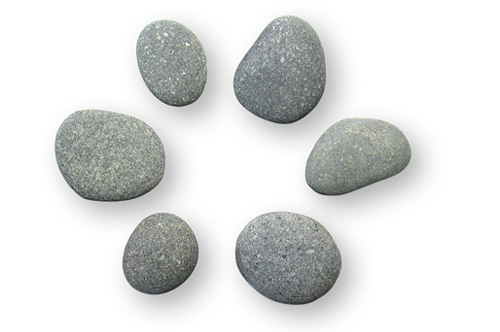
#> input picture CVBVP-Daten/OpenCV-08/Img08a.jpg, 500 x 332 px, found by its file name
$ python porg08.py
#> lines starting #> are read from the running program, lines starting #| are printed output that depends on the picture; after the words box and inside, x2 and y2 are one past the last pixel; in counts of white or black regions, pixels touching at a corner belong together
import cv2 as cv
import numpy as np

img08a = cv.imread("CVBVP-Daten/OpenCV-08/img08a.jpg")
#> img08a is the input picture: shape (332, 500, 3); mean B, G, R 222, 222.9, 221.6
img08b = cv.imread("CVBVP-Daten/OpenCV-08/img08b.jpg", cv.IMREAD_GRAYSCALE)
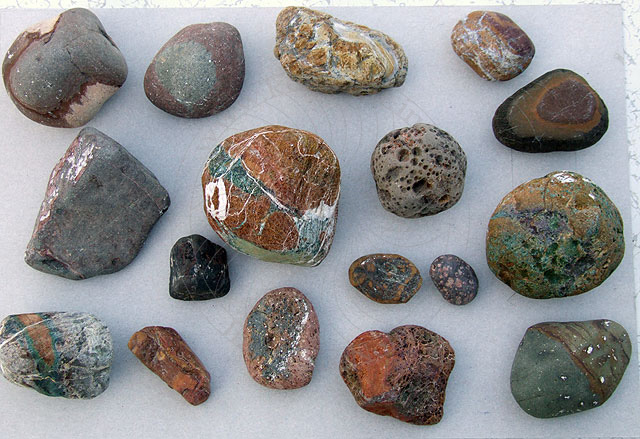
#> input picture CVBVP-Daten/OpenCV-08/Img08b.jpg, 640 x 439 px, found by its file name
#> img08b: shape (439, 640); min 0, max 255, mean 142.9


dilatation_size = 3
erosion_size = 2

cv.imshow("base", img08a)
cv.waitKey(0)
gray = cv.cvtColor(img08a, cv.COLOR_BGR2GRAY)
ret, thresh = cv.threshold(gray, 0, 255, cv.THRESH_BINARY_INV + cv.THRESH_OTSU)
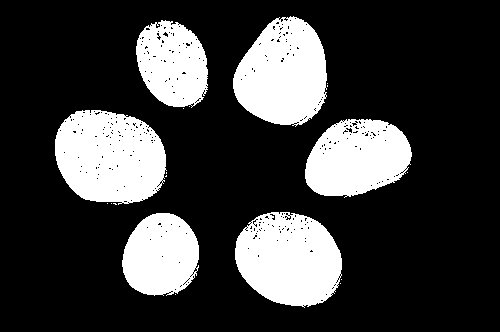
#> thresh: shape (332, 500); 23.9% white; 19 white regions (13 under 20 px), largest, box (x1, y1, x2, y2) and area: (55, 110, 167, 205) 8310, (235, 212, 342, 308) 7780, (233, 16, 327, 127) 7633, (305, 119, 412, 198) 6299, (122, 213, 199, 296) 4999, (136, 20, 208, 108) 4708
#> ret = 194
cv.imshow("thresh", thresh)
cv.waitKey(0)

# noise removal
kernel = np.ones((3, 3), np.uint8)
opening = cv.morphologyEx(thresh, cv.MORPH_OPEN, kernel, iterations=2)
#> opening: shape (332, 500); 22.7% white; 7 white regions, largest, box (x1, y1, x2, y2) and area: (55, 110, 166, 202) 7914, (233, 19, 327, 125) 7347, (235, 214, 342, 306) 7322
cv.imshow("opening", opening)
cv.waitKey(0)
# sure background area
element = cv.getStructuringElement(
    cv.MORPH_ELLIPSE,
    (2 * dilatation_size + 1, 2 * dilatation_size + 1),
    (dilatation_size, dilatation_size),
)
sure_bg = cv.dilate(thresh, element)
#> sure_bg: shape (332, 500); 27.8% white; 6 white regions, box (x1, y1, x2, y2) and area: (52, 107, 170, 208) 9540, (232, 209, 345, 311) 8946, (230, 13, 331, 130) 8761, (302, 116, 415, 201) 7378, (119, 210, 202, 299) 5853, (133, 17, 211, 112) 5704
cv.imshow("sure_bg", sure_bg)
cv.waitKey(0)
# Finding sure foreground area
element = cv.getStructuringElement(
    cv.MORPH_ELLIPSE,
    (2 * erosion_size + 1, 2 * erosion_size + 1),
    (erosion_size, erosion_size),
)

sure_fg = cv.erode(opening, element)
#> sure_fg: shape (332, 500); 18.7% white; 13 white regions (6 under 20 px), largest, box (x1, y1, x2, y2) and area: (57, 112, 164, 200) 6292, (237, 216, 340, 304) 6240, (235, 21, 325, 123) 6219
cv.imshow("sure_fg", sure_fg)
cv.waitKey(0)
# Finding unknown region
sure_fg = np.uint8(sure_fg)
unknown = cv.subtract(sure_bg, sure_fg)
#> unknown: shape (332, 500); 9.2% white; 73 white regions (38 under 20 px), largest, box (x1, y1, x2, y2) and area: (52, 107, 170, 208) 2578, (232, 209, 345, 311) 2433, (302, 116, 415, 201) 2275


# Marker labelling
ret, markers = cv.connectedComponents(sure_fg)
#> markers: shape (332, 500) int32; 14 distinct labels, from 0 to 13
#> ret = 14
# Add one to all labels so that sure background is not 0, but 1
markers = markers + 1
#> markers: shape (332, 500) int32; 14 distinct labels, from 1 to 14
# Now, mark the region of unknown with zero
markers[unknown == 255] = 0
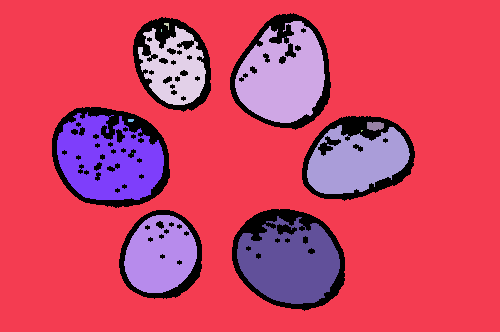
#> markers: shape (332, 500) int32; 15 distinct labels, from 0 to 14; one colour per label, 0 black

img08awater = img08a.copy()
markers = cv.watershed(img08awater, markers)
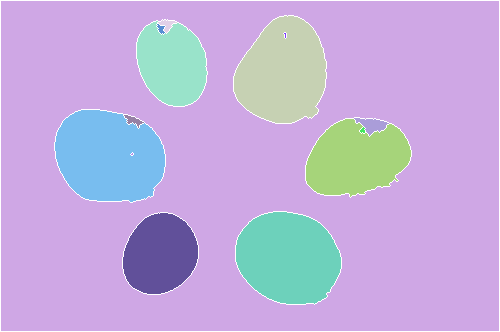
#> markers: shape (332, 500) int32; 15 distinct labels, from -1 to 14; one colour per label, 0 black, -1 white
img08awater[markers == -1] = [255, 0, 0]
#> img08awater: shape (332, 500, 3); 2.06% of pixels changed, all inside (x1, y1, x2, y2) = (0, 0, 500, 332)
cv.imshow("watershed", img08awater)
cv.waitKey(0)

### now finding contours
blurred = cv.blur(gray, (7, 7))
edges = cv.Canny(gray, 100, 200)
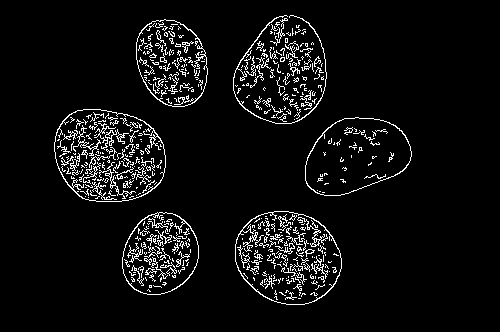
#> edges: shape (332, 500); 5.8% white in thin lines or dots, all inside (x1, y1, x2, y2) = (54, 15, 412, 305)
contours, hierarchy = cv.findContours(edges, cv.RETR_TREE, cv.CHAIN_APPROX_SIMPLE)
#> contours = 690 contours, 654 with area under 20; largest, box (x1, y1, x2, y2) and area: (54, 109, 166, 202) 8286, (54, 109, 166, 202) 8168, (235, 211, 342, 305) 7723, (235, 211, 342, 305) 7626, (305, 117, 412, 196) 6150

outercontours = []
for contour in contours:
    area = cv.contourArea(contour)
    # hier wwaere ein check sinnvoller ob eine area in der andern drin liet aber ich bin fauk und das hier funktioniert fast gut genug
    if area > 100:
        outercontours.append(contour)
#> this loop made 690 passes
#> area on passes 1, 3, 19: 4849, 4757, 24.5
#> after the loop, outercontours = 12 contours; largest, box (x1, y1, x2, y2) and area: (54, 109, 166, 202) 8286, (54, 109, 166, 202) 8168, (235, 211, 342, 305) 7723, (235, 211, 342, 305) 7626, (305, 117, 412, 196) 6150
img08a_contours = cv.drawContours(img08a, outercontours, -1, (0, 255, 0), 3)
cv.imshow("contours", img08a_contours)
cv.waitKey(0)

# https://docs.opencv.org/3.4/dd/d49/tutorial_py_contour_features.html
def centroid(contour):
    M = cv.moments(contour)
    cx = int(M["m10"] / M["m00"])
    cy = int(M["m01"] / M["m00"])
    return cx, cy


# draw bounding rect around contours
img08a_contours_rect = img08a.copy()
rects = []
for contour in outercontours:
    x, y = centroid(contour)
    img08a_contours_rect = cv.circle(
        img08a_contours_rect, (int(x), int(y)), 5, (0, 0, 255), -1
    )
    x, y, w, h = cv.boundingRect(contour)
    img08a_contours_rect = cv.rectangle(
        img08a_contours_rect, (x, y), (x + w, y + h), (0, 255, 0), 2
    )
#> this loop made 12 passes
#> (cx in centroid, cy in centroid, w, h) on passes 1 to 12: (159, 253, 77, 83), (159, 254, 77, 83), (287, 257, 107, 94), (287, 257, 107, 94), (355, 155, 107, 79), (355, 155, 107, 79), (108, 155, 112, 93), (108, 155, 112, 93), (110, 135, 35, 27), (171, 62, 72, 88), (171, 62, 72, 88), (271, 68, 94, 109)
#> pass 1, `img08a_contours_rect = cv.rectangle( img08a_contours_rect, (x, y), (x ..`:
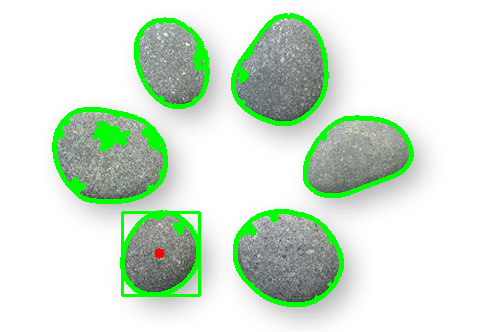
#> img08a_contours_rect: shape (332, 500, 3); mean B, G, R 210.5, 228, 210.3
#> after the loop:
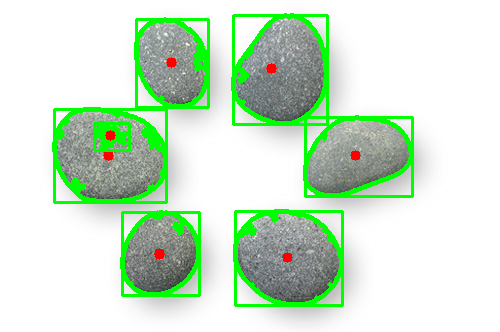
#> img08a_contours_rect: shape (332, 500, 3); mean B, G, R 204.3, 228.2, 204.8
cv.imshow("contours_rect", img08a_contours_rect)
cv.waitKey(0)
